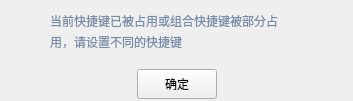
<?xml version="1.0" encoding="UTF-8"?>
<ui version="4.0">
 <class>OperTipHotkeyDuplicateContentWgt</class>
 <widget class="QWidget" name="OperTipHotkeyDuplicateContentWgt">
  <property name="geometry">
   <rect>
    <x>0</x>
    <y>0</y>
    <width>353</width>
    <height>101</height>
   </rect>
  </property>
  <property name="minimumSize">
   <size>
    <width>353</width>
    <height>100</height>
   </size>
  </property>
  <property name="maximumSize">
   <size>
    <width>353</width>
    <height>101</height>
   </size>
  </property>
  <property name="windowTitle">
   <string>Form</string>
  </property>
  <layout class="QVBoxLayout" name="verticalLayout_2">
   <property name="spacing">
    <number>0</number>
   </property>
   <property name="leftMargin">
    <number>0</number>
   </property>
   <property name="topMargin">
    <number>0</number>
   </property>
   <property name="rightMargin">
    <number>0</number>
   </property>
   <property name="bottomMargin">
    <number>0</number>
   </property>
   <item>
    <layout class="QHBoxLayout" name="horizontalLayout">
     <property name="spacing">
      <number>0</number>
     </property>
     <item>
      <spacer name="horizontalSpacer">
       <property name="orientation">
        <enum>Qt::Horizontal</enum>
       </property>
       <property name="sizeType">
        <enum>QSizePolicy::Fixed</enum>
       </property>
       <property name="sizeHint" stdset="0">
        <size>
         <width>50</width>
         <height>20</height>
        </size>
       </property>
      </spacer>
     </item>
     <item>
      <layout class="QVBoxLayout" name="verticalLayout">
       <property name="spacing">
        <number>0</number>
       </property>
       <item>
        <spacer name="verticalSpacer_4">
         <property name="orientation">
          <enum>Qt::Vertical</enum>
         </property>
         <property name="sizeType">
          <enum>QSizePolicy::Fixed</enum>
         </property>
         <property name="sizeHint" stdset="0">
          <size>
           <width>20</width>
           <height>10</height>
          </size>
         </property>
        </spacer>
       </item>
       <item>
        <widget class="QLabel" name="OperTipLinkFailDetail">
         <property name="minimumSize">
          <size>
           <width>0</width>
           <height>40</height>
          </size>
         </property>
         <property name="maximumSize">
          <size>
           <width>16777215</width>
           <height>40</height>
          </size>
         </property>
         <property name="styleSheet">
          <string notr="true">font-size:12px;
font-family:&quot;Microsoft YaHei&quot;;
color:rgb(121, 140, 167);</string>
         </property>
         <property name="text">
          <string>&lt;p  style=&quot;line-height:125%&quot;&gt;&lt;font color=#798ca7 style=&quot;font-size:12px; font-family:Microsoft Yahei;&quot;&gt;
  当前快捷键已被占用或组合快捷键被部分占&lt;br&gt;用，请设置不同的快捷键
&lt;/font&gt;&lt;/p&gt;
</string>
         </property>
        </widget>
       </item>
       <item>
        <spacer name="verticalSpacer_6">
         <property name="orientation">
          <enum>Qt::Vertical</enum>
         </property>
         <property name="sizeType">
          <enum>QSizePolicy::Fixed</enum>
         </property>
         <property name="sizeHint" stdset="0">
          <size>
           <width>20</width>
           <height>15</height>
          </size>
         </property>
        </spacer>
       </item>
      </layout>
     </item>
     <item>
      <spacer name="horizontalSpacer_2">
       <property name="orientation">
        <enum>Qt::Horizontal</enum>
       </property>
       <property name="sizeType">
        <enum>QSizePolicy::Fixed</enum>
       </property>
       <property name="sizeHint" stdset="0">
        <size>
         <width>50</width>
         <height>20</height>
        </size>
       </property>
      </spacer>
     </item>
    </layout>
   </item>
   <item>
    <layout class="QHBoxLayout" name="horizontalLayout_9">
     <property name="spacing">
      <number>0</number>
     </property>
     <item>
      <spacer name="horizontalSpacer_23">
       <property name="orientation">
        <enum>Qt::Horizontal</enum>
       </property>
       <property name="sizeHint" stdset="0">
        <size>
         <width>40</width>
         <height>20</height>
        </size>
       </property>
      </spacer>
     </item>
     <item>
      <widget class="QPushButton" name="OperTipOkBtn">
       <property name="minimumSize">
        <size>
         <width>80</width>
         <height>30</height>
        </size>
       </property>
       <property name="maximumSize">
        <size>
         <width>80</width>
         <height>30</height>
        </size>
       </property>
       <property name="text">
        <string>确定</string>
       </property>
      </widget>
     </item>
     <item>
      <spacer name="horizontalSpacer_25">
       <property name="orientation">
        <enum>Qt::Horizontal</enum>
       </property>
       <property name="sizeHint" stdset="0">
        <size>
         <width>40</width>
         <height>20</height>
        </size>
       </property>
      </spacer>
     </item>
    </layout>
   </item>
  </layout>
 </widget>
 <resources/>
 <connections/>
</ui>
